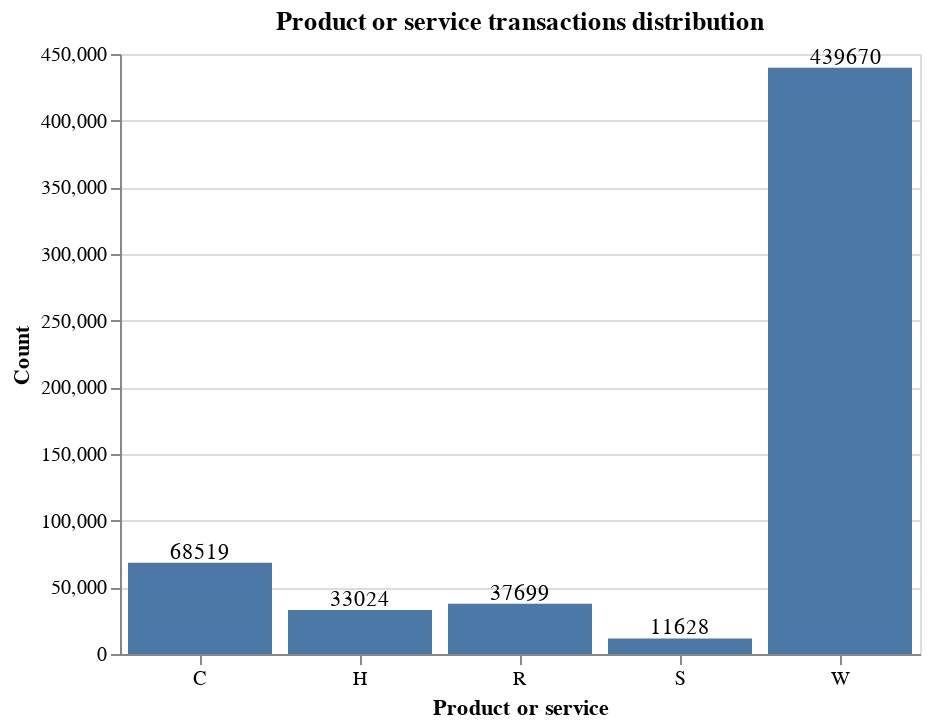

This figure's notebook cell:
### Markdown cell above
Another exciting piece of information is about the count of products purchased. The dataset has just five products purchased. According to the information in the Kaggle, this field stores some product codes (C, H, R, S, and W). Those are the products of each transaction. The product doesn't necessarily have to be genuine (like one item to be added to the shopping cart). It could be any service. One can verify that product code W has the highest number of purchases, with almost 440 thousand. The other four products have lower than 70 thousand counts purchased.

### Code cell
bar_chart=alt.Chart(productCDGroup).mark_bar().encode(
    alt.X('ProductCD:N', axis=alt.Axis(labelAngle=0), title='Product or service'),
    alt.Y('count:Q', title='Count'))
text_chart = bar_chart.mark_text(align='left', baseline='bottom', dx=-15).encode(text='count:Q')
(bar_chart + text_chart).properties(height=300, width=400, title='Product or service transactions distribution')

### Figure 1 — Vega-Lite specification as saved in the notebook (floating-point values rounded to 4 significant figures)
{"config": {"view": {"continuousWidth": 400, "continuousHeight": 300}}, "layer": [{"mark": "bar", "encoding": {"x": {"axis": {"labelAngle": 0}, "field": "ProductCD", "title": "Product or service", "type": "nominal"}, "y": {"field": "count", "title": "Count", "type": "quantitative"}}}, {"mark": {"type": "text", "align": "left", "baseline": "bottom", "dx": -15}, "encoding": {"text": {"field": "count", "type": "quantitative"}, "x": {"axis": {"labelAngle": 0}, "field": "ProductCD", "title": "Product or service", "type": "nominal"}, "y": {"field": "count", "title": "Count", "type": "quantitative"}}}], "data": {"name": "data-a4036a22c99244326afa9263dbb65a0d"}, "height": 300, "title": "Product or service transactions distribution", "width": 400, "$schema": "https://vega.github.io/schema/vega-lite/v4.17.0.json", "datasets": {"data-a4036a22c99244326afa9263dbb65a0d": [{"ProductCD": "C", "count": 68519}, {"ProductCD": "H", "count": 33024}, {"ProductCD": "R", "count": 37699}, {"ProductCD": "S", "count": 11628}, {"ProductCD": "W", "count": 439670}]}}
